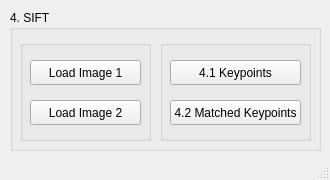
<?xml version="1.0" encoding="UTF-8"?>
<ui version="4.0">
 <class>MainWindow</class>
 <widget class="QMainWindow" name="MainWindow">
  <property name="geometry">
   <rect>
    <x>0</x>
    <y>0</y>
    <width>330</width>
    <height>180</height>
   </rect>
  </property>
  <property name="windowTitle">
   <string>MainWindow</string>
  </property>
  <widget class="QWidget" name="centralwidget">
   <widget class="QGroupBox" name="groupBox">
    <property name="geometry">
     <rect>
      <x>10</x>
      <y>10</y>
      <width>311</width>
      <height>141</height>
     </rect>
    </property>
    <property name="font">
     <font>
      <pointsize>9</pointsize>
     </font>
    </property>
    <property name="title">
     <string>4. SIFT</string>
    </property>
    <widget class="QGroupBox" name="groupBox_2">
     <property name="geometry">
      <rect>
       <x>10</x>
       <y>30</y>
       <width>131</width>
       <height>101</height>
      </rect>
     </property>
     <property name="title">
      <string/>
     </property>
     <widget class="QPushButton" name="btn_loadImg2">
      <property name="geometry">
       <rect>
        <x>10</x>
        <y>60</y>
        <width>111</width>
        <height>25</height>
       </rect>
      </property>
      <property name="text">
       <string>Load Image 2</string>
      </property>
     </widget>
     <widget class="QPushButton" name="btn_loadImg1">
      <property name="geometry">
       <rect>
        <x>10</x>
        <y>20</y>
        <width>111</width>
        <height>25</height>
       </rect>
      </property>
      <property name="text">
       <string>Load Image 1</string>
      </property>
     </widget>
    </widget>
    <widget class="QGroupBox" name="groupBox_3">
     <property name="geometry">
      <rect>
       <x>150</x>
       <y>30</y>
       <width>151</width>
       <height>101</height>
      </rect>
     </property>
     <property name="title">
      <string/>
     </property>
     <widget class="QPushButton" name="btn_matchKeyPts">
      <property name="geometry">
       <rect>
        <x>10</x>
        <y>60</y>
        <width>131</width>
        <height>25</height>
       </rect>
      </property>
      <property name="text">
       <string>4.2 Matched Keypoints</string>
      </property>
     </widget>
     <widget class="QPushButton" name="btn_keypts">
      <property name="geometry">
       <rect>
        <x>10</x>
        <y>20</y>
        <width>131</width>
        <height>25</height>
       </rect>
      </property>
      <property name="text">
       <string>4.1 Keypoints</string>
      </property>
     </widget>
    </widget>
   </widget>
  </widget>
  <widget class="QMenuBar" name="menubar">
   <property name="geometry">
    <rect>
     <x>0</x>
     <y>0</y>
     <width>330</width>
     <height>22</height>
    </rect>
   </property>
  </widget>
  <widget class="QStatusBar" name="statusbar"/>
 </widget>
 <resources/>
 <connections/>
</ui>
